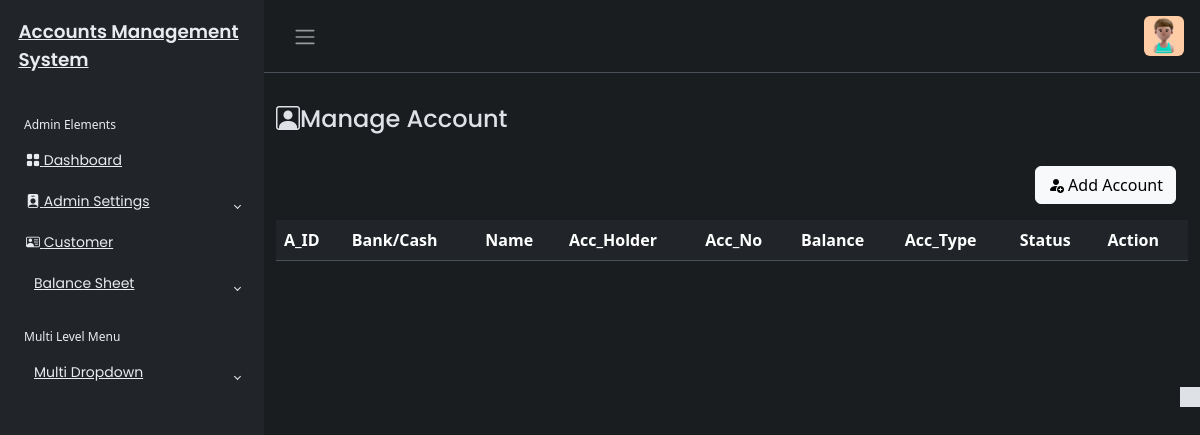
Before: /Accounts/account.php (signed in) with the older database file.
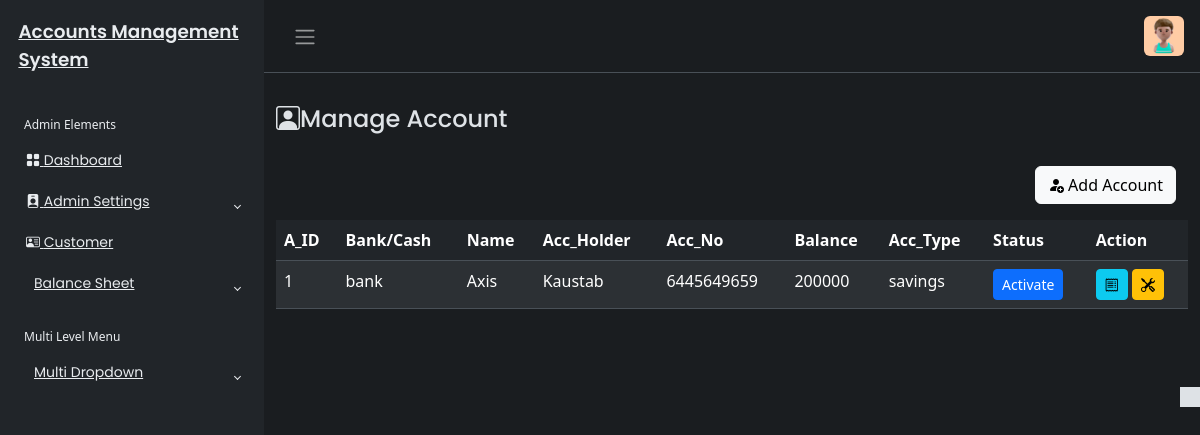
After: the same page with the newer database file.
### tables this page shows
CREATE TABLE `account_tbl` (
  `acc_id` int(20) NOT NULL,
  `ab_name` varchar(450) NOT NULL,
  `acc_num` varchar(400) NOT NULL,
  `acc_status` varchar(400) DEFAULT NULL,
  `acc_ammo` varchar(450) NOT NULL,
  `acc_type` varchar(450) NOT NULL,
  `a_type` varchar(450) NOT NULL,
  `created_at` timestamp NOT NULL DEFAULT current_timestamp(),
  `updated_at` timestamp NOT NULL DEFAULT current_timestamp(),
  `u_id` int(20) NOT NULL
);

CREATE TABLE `user_tbl` (
  `u_id` int(20) NOT NULL,
  `u_name` varchar(255) NOT NULL,
  `u_email` varchar(255) DEFAULT NULL,
  `u_phone` varchar(40) NOT NULL,
  `username` varchar(255) NOT NULL,
  `password` varchar(255) NOT NULL,
  `created_at` timestamp NOT NULL DEFAULT current_timestamp(),
  `updated_at` timestamp NOT NULL DEFAULT current_timestamp(),
  `u_status` varchar(400) DEFAULT NULL,
  `role` varchar(255) DEFAULT NULL
);

### Accounts/account.php (the view, shortened to what this page needs)
<?php
include('../includes/header.php');
if(isset($_SESSION['userAuth'])&& $_SESSION['userAuth']!=""){
    include('../includes/sidebar.php');
?>
<main class="mt-3 pt-3">
    <div class="container-fluid">
        <div class="row">
            <div class="col-md-8">
                <h4><i class="bi bi-person-square"></i>Manage Account</h4>
                </div>
                <?php
                require_once('../config/dbcon.php');
                ?>
                <div class="mt-4 px-4">
                    <button type="button" class="btn btn-light float-end" data-bs-toggle="modal" data-bs-target="#accountModal">
                        <i class="bi bi-person-fill-add"></i>
                        Add Account
                    </button>
                </div>
                </div>
                 <?php
                 try{
                    $query = "SELECT * FROM account_tbl inner join user_tbl on account_tbl.u_id=user_tbl.u_id ORDER BY acc_id";
                    $stmt = $pdo->prepare($query);
                    $stmt->execute();
                    $result = $stmt->fetchAll(PDO::FETCH_ASSOC);
                 }catch(PDOException $e){
                    echo "Error fetching records:" .$e->getMessage();
                    $result=[];
                 }?>
                 <div class="mt-3">
                    <table id="example" class="table table-striped data-table" style="width: 100%">
                        <thead>
                            <tr>
                                <th>A_ID</th>
                                <th>Bank/Cash</th>
                                <th>Name</th>
                                <th>Acc_Holder</th>
                                <th>Acc_No</th>
                                <th>Balance</th>
                                <th>Acc_Type</th>
                                <th>Status</th>
                                <th>Action</th>
                            </tr>
                        </thead>
                        <tbody>
                            <?php foreach($result as $row2){?>
                                <tr>
                                    <td><?php echo $row2['acc_id'];?></td>
                                    <td><?php echo $row2['a_type'];?></td>
                                    <td><?php echo $row2['ab_name'];?></td>
                                    <td><?php echo $row2['u_name'];?></td>
                                    <td><?php echo $row2['acc_num'];?></td>
                                    <td><?php echo $row2['acc_ammo'];?></td>
                                    <td><?php echo $row2['acc_type'];?></td>
                                    <td>
                                        <a href="toggle_acc.php?id=<?php echo $row2['acc_id']; ?>"<button type="button" class="btn btn-primary btn-sm" data-toggle="button" aria-pressed="false" autocomplete="off">
                                            <?php echo ($row2['acc_status'] == 'active') ? 'Inactive' : 'Activate'; ?>
                                        </a>
                                    </td>
                                    <td>
                    <button class="btn btn-info btn-sm viewAcc" data-id="<?php echo $row2['acc_id']; ?>" data-bs-toggle="modal" data-bs-target="#viewAccModal"><i class="bi bi-receipt"></i></button>
                     <button class="btn btn-warning btn-sm editAcc" data-id="<?php echo $row2['acc_id']; ?>" data-bs-toggle="modal" data-bs-target="#editAccModal"><i class="bi bi-tools"></i></button>
                    </td>
                                </tr>
                                <?php }?>
                        </tbody>
                        </table>
                 </div>
    </div>
</main>
<?php
include('../includes/footer.php');
}
?>

Changed rows visible on the page:
added account_tbl: acc_id "1", a_type "bank", ab_name "Axis", u.u_name "Kaustab", acc_num "6445649659", acc_ammo "200000", acc_type "savings", shows "Activate"
